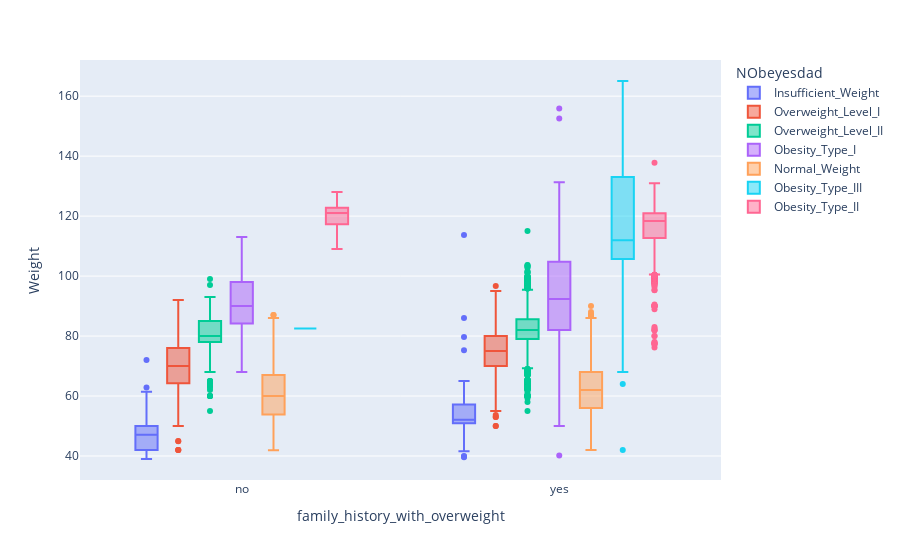

The cell this chart's notebook holds for it:
### Code cell
fig = px.box(df_target, x="family_history_with_overweight", y='Weight' ,color="NObeyesdad")
fig.update_layout(bargap=0.2)
fig.show()

### Figure 1 — Plotly figure (JSON) as saved in the notebook; plotly's stock layout.template omitted (floating-point values rounded to 4 significant figures; data arrays with more than 128 entries replaced by an {"elided": "..."} marker saying what was removed)
{"data": [{"alignmentgroup": "True", "hovertemplate": "NObeyesdad=Insufficient_Weight<br>family_history_with_overweight=%{x}<br>Weight=%{y}<extra></extra>", "legendgroup": "Insufficient_Weight", "marker": {"color": "#636efa"}, "name": "Insufficient_Weight", "notched": false, "offsetgroup": "Insufficient_Weight", "orientation": "v", "showlegend": true, "type": "box", "x": {"elided": "2078 str values"}, "x0": " ", "xaxis": "x", "y": {"elided": "2078 float values"}, "y0": " ", "yaxis": "y"}, {"alignmentgroup": "True", "hovertemplate": "NObeyesdad=Overweight_Level_I<br>family_history_with_overweight=%{x}<br>Weight=%{y}<extra></extra>", "legendgroup": "Overweight_Level_I", "marker": {"color": "#EF553B"}, "name": "Overweight_Level_I", "notched": false, "offsetgroup": "Overweight_Level_I", "orientation": "v", "showlegend": true, "type": "box", "x": {"elided": "1903 str values"}, "x0": " ", "xaxis": "x", "y": {"elided": "1903 float values"}, "y0": " ", "yaxis": "y"}, {"alignmentgroup": "True", "hovertemplate": "NObeyesdad=Overweight_Level_II<br>family_history_with_overweight=%{x}<br>Weight=%{y}<extra></extra>", "legendgroup": "Overweight_Level_II", "marker": {"color": "#00cc96"}, "name": "Overweight_Level_II", "notched": false, "offsetgroup": "Overweight_Level_II", "orientation": "v", "showlegend": true, "type": "box", "x": {"elided": "2058 str values"}, "x0": " ", "xaxis": "x", "y": {"elided": "2058 float values"}, "y0": " ", "yaxis": "y"}, {"alignmentgroup": "True", "hovertemplate": "NObeyesdad=Obesity_Type_I<br>family_history_with_overweight=%{x}<br>Weight=%{y}<extra></extra>", "legendgroup": "Obesity_Type_I", "marker": {"color": "#ab63fa"}, "name": "Obesity_Type_I", "notched": false, "offsetgroup": "Obesity_Type_I", "orientation": "v", "showlegend": true, "type": "box", "x": {"elided": "2570 str values"}, "x0": " ", "xaxis": "x", "y": {"elided": "2570 float values"}, "y0": " ", "yaxis": "y"}, {"alignmentgroup": "True", "hovertemplate": "NObeyesdad=Normal_Weight<br>family_history_with_overweight=%{x}<br>Weight=%{y}<extra></extra>", "legendgroup": "Normal_Weight", "marker": {"color": "#FFA15A"}, "name": "Normal_Weight", "notched": false, "offsetgroup": "Normal_Weight", "orientation": "v", "showlegend": true, "type": "box", "x": {"elided": "2218 str values"}, "x0": " ", "xaxis": "x", "y": {"elided": "2218 float values"}, "y0": " ", "yaxis": "y"}, {"alignmentgroup": "True", "hovertemplate": "NObeyesdad=Obesity_Type_III<br>family_history_with_overweight=%{x}<br>Weight=%{y}<extra></extra>", "legendgroup": "Obesity_Type_III", "marker": {"color": "#19d3f3"}, "name": "Obesity_Type_III", "notched": false, "offsetgroup": "Obesity_Type_III", "orientation": "v", "showlegend": true, "type": "box", "x": {"elided": "3673 str values"}, "x0": " ", "xaxis": "x", "y": {"elided": "3673 float values"}, "y0": " ", "yaxis": "y"}, {"alignmentgroup": "True", "hovertemplate": "NObeyesdad=Obesity_Type_II<br>family_history_with_overweight=%{x}<br>Weight=%{y}<extra></extra>", "legendgroup": "Obesity_Type_II", "marker": {"color": "#FF6692"}, "name": "Obesity_Type_II", "notched": false, "offsetgroup": "Obesity_Type_II", "orientation": "v", "showlegend": true, "type": "box", "x": {"elided": "3182 str values"}, "x0": " ", "xaxis": "x", "y": {"elided": "3182 float values"}, "y0": " ", "yaxis": "y"}], "layout": {"bargap": 0.2, "boxmode": "group", "legend": {"title": {"text": "NObeyesdad"}, "tracegroupgap": 0}, "margin": {"t": 60}, "xaxis": {"anchor": "y", "domain": [0, 1], "title": {"text": "family_history_with_overweight"}}, "yaxis": {"anchor": "x", "domain": [0, 1], "title": {"text": "Weight"}}}}
